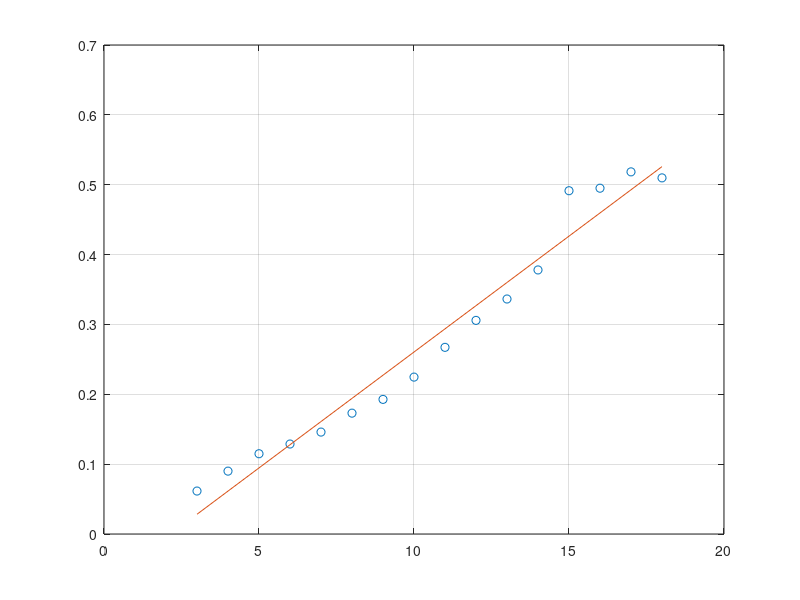

Write MATLAB code to recreate this figure.
x =3:1:18;
y = [.0615 .09 .1149 .1288 .1459 .173 .1927 .2246 .2672 .3058 .3364 .378 .4914 .495 .5184 .5098];
p=polyfit(x,y,1);
plot(x,y,'o',x,polyval(p,x))
grid on
hold on
